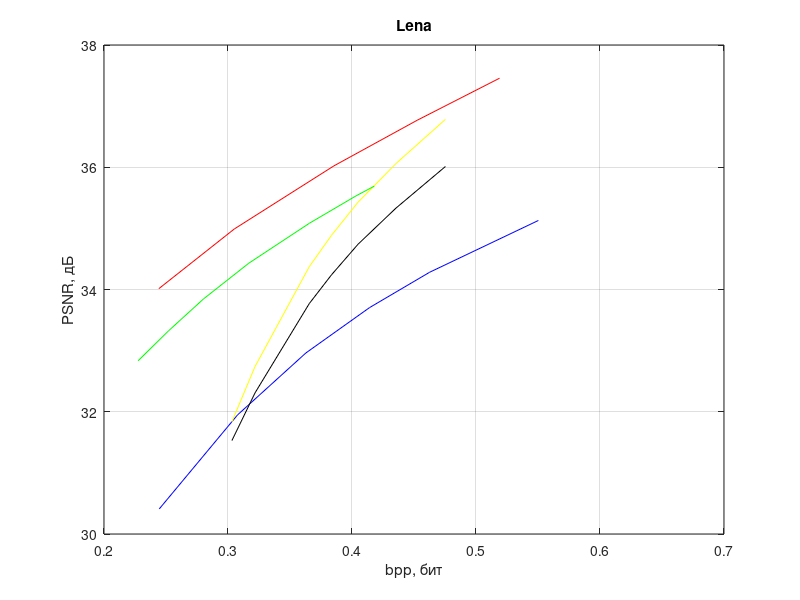

Write MATLAB code to recreate this figure.
% JPEG
y = [30.4113 31.9483 32.9617 33.7045 34.2822 35.1293];
x = [0.2446 0.3077 0.3628 0.4142 0.4626 0.5503];
plot(x, y, 'b')
hold on
grid on
title('Lena')
xlabel('bpp, бит')
ylabel('PSNR, дБ')

% JPEG 200
y = [34.0133 34.9903 36.0225 36.7682  37.4569];
x = [0.2442  0.3051 0.3854 0.4525 0.519];
plot(x, y, 'r')

% Лес
y = [36.78277132050156 36.06067112662177 35.42855634237591 34.88602737671718 34.37252475178023 32.740726038061986 31.836502226888687];
x = [0.475328369140625 0.43544189453125 0.404893798828125 0.38343994140625 0.365526123046875 0.321824951171875 0.303148193359375];
plot(x, y, 'y')

% Пни
y = [36.01197270 35.33129553 34.7411435925 34.239445017616 33.76916120213 32.3097685579 31.5286939750];
x = [0.475328369140625 0.43544189453125 0.404893798828125 0.38343994140625 0.365526123046875 0.321824951171875 0.303148193359375];
plot(x, y, 'k')


% Контекстный кодер
y = [35.69161825221455 35.53277132050156 35.083484971857054 34.42888992393367 33.84555990258561 33.322663650301216 32.83445052039485];
x = [0.417999267578125 0.403350830078125 0.3656005859375 0.316680908203125 0.280242919921875 0.251983642578125 0.2275390625];
plot(x, y, 'g')
